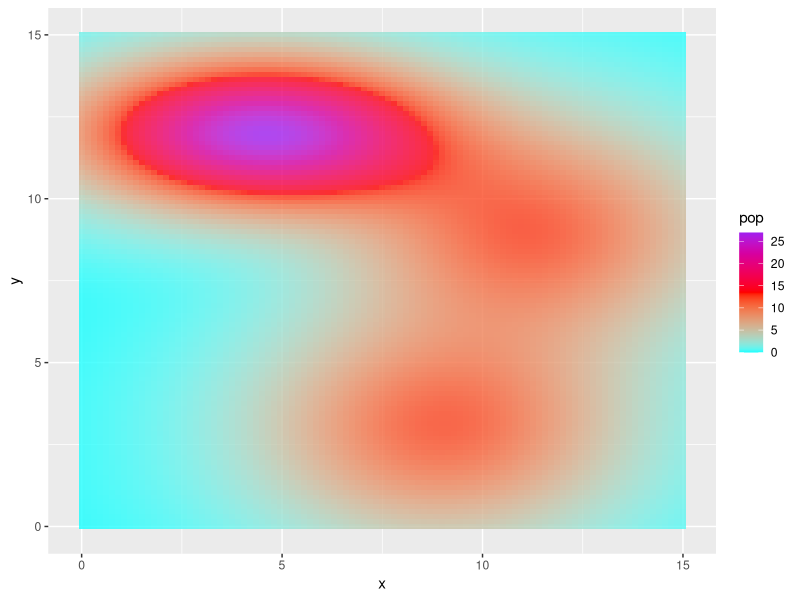

Source code (R): (Note: this script raises an error after producing the figure.)
rm(list=ls(all=TRUE))
library(ggplot2)
set.seed(1)

#define size of landscape
size.land=15

#create gridded variables for wealth and pop
combo=expand.grid(x=seq(from=0,to=1,length.out=101),y=seq(from=0,to=1,length.out=101))*size.land
pop.center=data.frame(x=c(0.75,0.3,0.6),y=c(0.6,0.8,0.2))*size.land
pop1=dnorm(combo$x,mean=pop.center$x[1],sd=size.land*0.2)*
     dnorm(combo$y,mean=pop.center$y[1],sd=size.land*0.15)*500
pop2=dnorm(combo$x,mean=pop.center$x[2],sd=size.land*0.2)*
     dnorm(combo$y,mean=pop.center$y[2],sd=size.land*0.1)*750
pop3=dnorm(combo$x,mean=pop.center$x[3],sd=size.land*0.2)*
     dnorm(combo$y,mean=pop.center$y[3],sd=size.land*0.15)*500
combo$pop=pop1+pop2+pop3

#look at the pop patterns we have created
res=ggplot() + 
  geom_tile(data = combo, alpha = 0.8,aes(x = x, y = y,fill = pop)) +
  scale_fill_gradient2(low = "cyan", mid = "red",high='purple',limits=c(0,max(combo$pop)),midpoint=max(combo$pop)/2)
res

#calculate distance to pop centers
dist1=numeric()
for (i in 1:nrow(pop.center)){
  x2=(combo$x-pop.center$x[i])^2
  y2=(combo$y-pop.center$y[i])^2
  dist1=cbind(dist1,sqrt(x2+y2))
}
combo$dist_uc=apply(dist1,1,min)

#export hf spatial coordinates
hf=matrix(c(0.25,0.75),1,2)*size.land
colnames(hf)=c('x','y')
write.csv(hf,'dataGen/fake data hf coord.csv',row.names=F)

#calculate distance to HF
x2=(combo$x-hf[,'x'])^2
y2=(combo$y-hf[,'y'])^2
combo$dist_hf=sqrt(x2+y2)

write.csv(combo,'dataGen/fake data gridded.csv',row.names=F)
write.csv(pop.center,'dataGen/fake data popcenter.csv',row.names=F)

